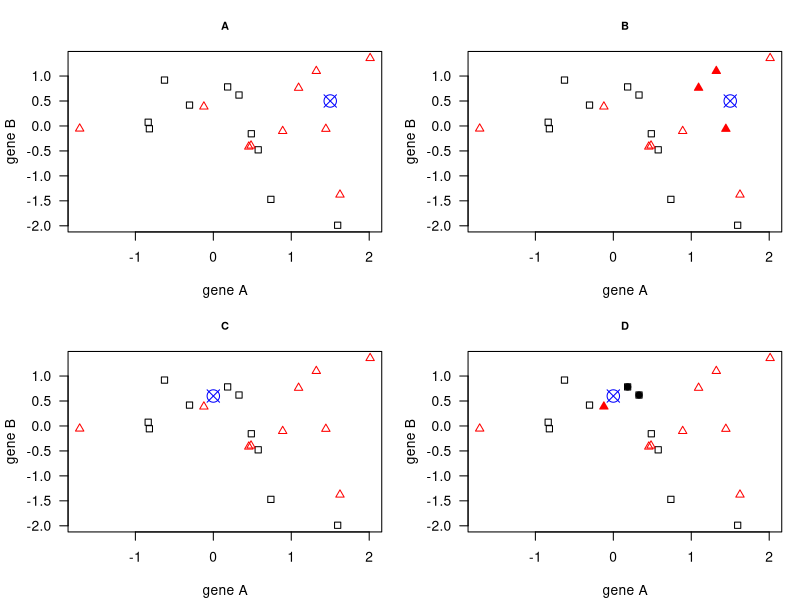
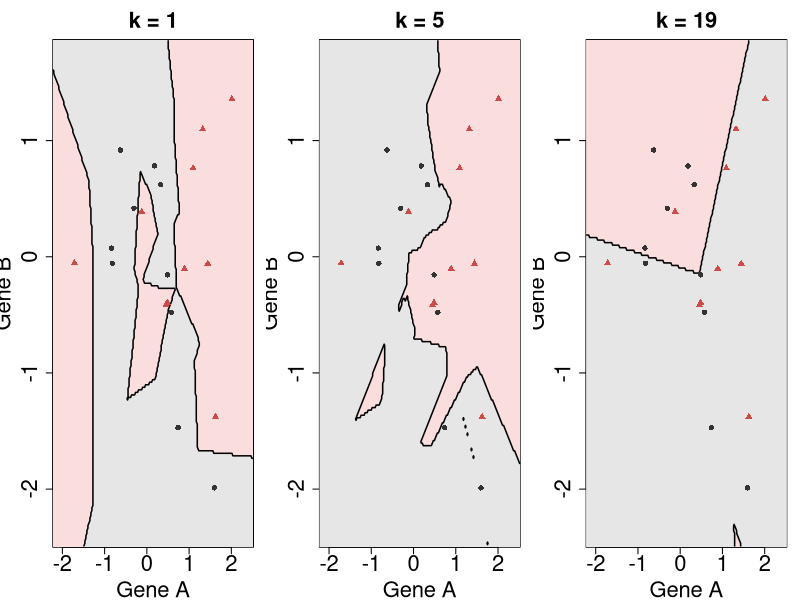

Write the R code that produced these figures, in order.
## ---- chunk 1
#| label: fig-knn
#| fig-cap: An example of k-nearest neighbors algorithm with k=3; A) in the top a new sample (blue) is closest to three red triangle samples based on its gene A and gene B measurements and thus is classified as a red (B); in the bottom (C), a new sample (blue) is closest to 2 black dots and 1 red triangle based on its gene A and B measurements and is thus classified by majority vote as a black dot (D).
#| fig-width: 8
#| fig-height: 8
#| fig-align: center
#| echo: false
#| fig-cap-location: margin


# Example data
n1 <- 10
n2 <- 10
set.seed(1)
x <- c(rnorm(n1, mean=0, sd=1), rnorm(n2, mean=0.5, sd=1))
y <- rnorm(n1+n2, mean=0, sd=1)

group <- rep(1, (n1+n2))
group[1:n1] <- 0
idx.1 <- which(group==0)
idx.2 <- which(group==1)

# new points
p1 <- c(1.5, 0.5)
p2 <- c(0, 0.6)

# distance 
dist.1 <- c()
dist.2 <- c()
for (i in 1:length(x))
{
  dist.1[i] <- round(sqrt((p1[1]-x[i])^2 + (p1[2]-y[i])^2),2)
  dist.2[i] <- round(sqrt((p2[1]-x[i])^2 + (p2[2]-y[i])^2),2)
}

# find nearest friends
n.idx1 <- order(dist.1)
n.idx2 <- order(dist.2)

my.xlab <- "gene A"
my.ylab <- "gene B"

par(mfrow=c(2,2), mar=c(4, 4, 3, 1) + 0.1)
# a) 
plot(x[idx.1],y[idx.1], pch=0, las=1, xlim=c(min(x), max(x)), ylim=c(min(y), max(y)), xlab = my.xlab, ylab = "gene B", main = "A", cex.main = 0.8)
points(x[idx.2], y[idx.2], pch=2, col="red")
points(p1[1], p1[2], pch=13, col="blue", cex=2)
# b) 
plot(x[idx.1],y[idx.1], pch=0, las=1, xlim=c(min(x), max(x)), ylim=c(min(y), max(y)), xlab = my.xlab, ylab = "gene B", main = "B", cex.main = 0.8)
points(x[idx.2], y[idx.2], pch=2, col="red")
points(p1[1], p1[2], pch=13, col="blue", cex=2)
points(x[n.idx1[1:3]], y[n.idx1[1:3]], pch=17, col="red")
# c) 
plot(x[idx.1],y[idx.1], pch=0, las=1, xlim=c(min(x), max(x)), ylim=c(min(y), max(y)), xlab = my.xlab, ylab = "gene B", main = "C", cex.main = 0.8)
points(x[idx.2], y[idx.2], pch=2, col="red")
points(p2[1], p2[2], pch=13, col="blue", cex=2)
# d)
plot(x[idx.1],y[idx.1], pch=0, las=1, xlim=c(min(x), max(x)), ylim=c(min(y), max(y)), xlab = my.xlab, ylab = "gene B", main = "D", cex.main = 0.8)
points(x[idx.2], y[idx.2], pch=2, col="red")
points(p2[1], p2[2], pch=13, col="blue", cex=2)
points(x[n.idx2[1]], y[n.idx2[1]], pch=17, col="red")
points(x[n.idx2[2:3]], y[n.idx2[2:3]], pch=19, col="black")

## ---- chunk 2
#| label: fig-knn-boundaries
#| fig-cap: "Effect of the number of neighbors (k) on KNN decision boundaries. Smaller k produces more flexible boundaries, while larger k produces smoother predictions."
#| fig-width: 12
#| fig-height: 4.5
#| echo: false

library(class)

# Use the same data as in the previous KNN example
# x, y, and group should already be defined

train <- data.frame(
  GeneA = x,
  GeneB = y,
  Class = factor(group, levels = c(0, 1))
)

# Grid covering the feature space
x_seq <- seq(min(x) - 0.5, max(x) + 0.5, length.out = 200)
y_seq <- seq(min(y) - 0.5, max(y) + 0.5, length.out = 200)

grid <- expand.grid(
  GeneA = x_seq,
  GeneB = y_seq
)

# Values of k to compare
k_values <- c(1, 5, 19)

# Colors
bg_cols <- c("#E6E6E6", "#FADDDD")
point_cols <- c("#333333", "#D04A4A")

# Plot
old_par <- par(no.readonly = TRUE)
par(mfrow = c(1, 3), mar = c(4, 4, 3, 1))

for (k in k_values) {

  # Predict class for every point on the grid
  pred <- knn(
    train = train[, c("GeneA", "GeneB")],
    test = grid,
    cl = train$Class,
    k = k
  )

  # Convert predictions to a matrix
  z <- matrix(
    as.integer(pred),
    nrow = length(x_seq),
    ncol = length(y_seq)
  )

  # Decision regions
  image(
    x_seq, y_seq, z,
    col = bg_cols,
    xlab = "Gene A",
    ylab = "Gene B",
    main = paste0("k = ", k),
    useRaster = TRUE,
      cex.lab = 2,
  cex.axis = 2,
  cex.main = 2
  )

  # Decision boundary
  contour(
    x_seq, y_seq, z,
    levels = 1.5,
    add = TRUE,
    drawlabels = FALSE,
    lwd = 1.5
  )

  # Training observations
  points(
    train$GeneA, train$GeneB,
    pch = ifelse(train$Class == "0", 16, 17),
    col = point_cols[as.integer(train$Class)],
    cex = 1.1
  )
}

par(old_par)
